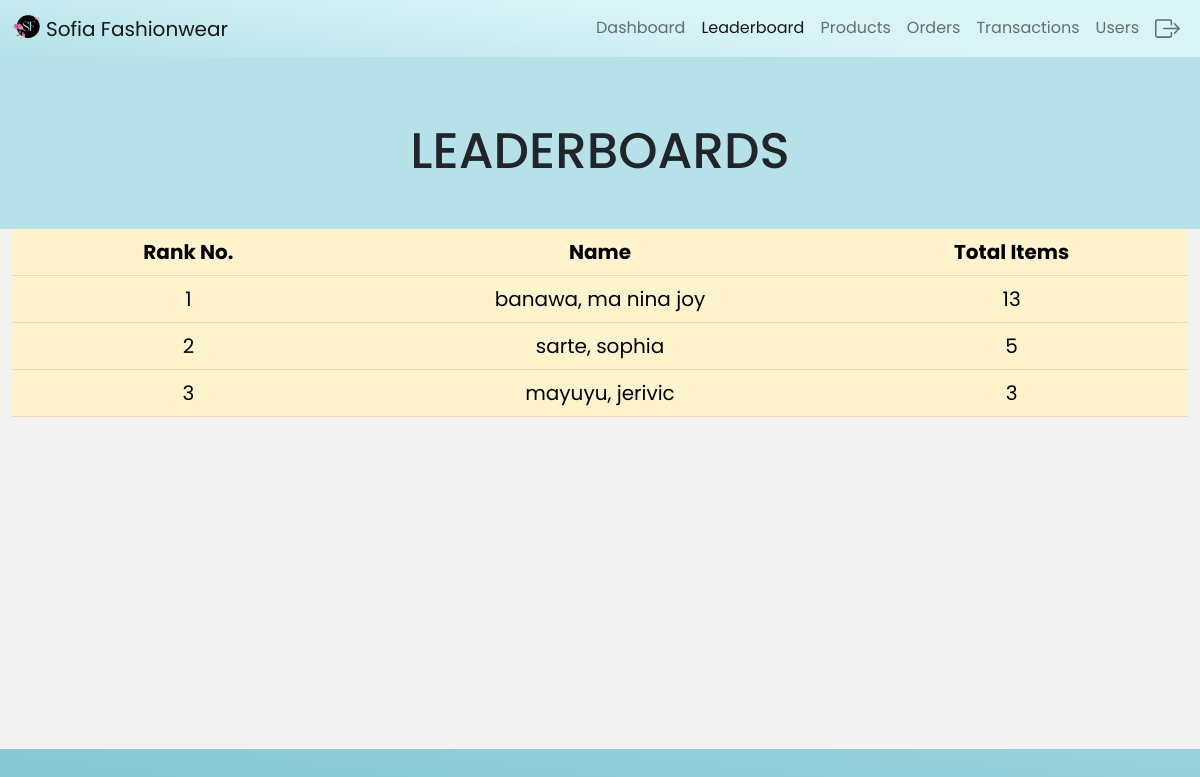
The page /leaderboardAdmin.php on the database its author committed.
### tables this page shows
CREATE TABLE `user_table` (
  `ID` int(11) NOT NULL,
  `name` varchar(70) NOT NULL,
  `address` varchar(150) NOT NULL,
  `phoneno` text NOT NULL,
  `email_add` varchar(100) NOT NULL,
  `username` varchar(150) NOT NULL,
  `password` varchar(150) NOT NULL
);

### leaderboardAdmin.php (the view, shortened to what this page needs)
<?php
	require('./config.php');
  include("include.php");
  $userquery = "";
?>
<!DOCTYPE html>
<html>
<head>
<link rel="stylesheet" type="text/css" href="order.css">
</head>
<body>
<nav class="navbar navbar-expand-lg  navbar-light bg-light">
            <div class="container-fluid">
               <a class="navbar-brand" href="index.php">
                  <img src="sofiaimages/sofia.png" alt="" style="height: 3vh;" class="d-inline-block align-text-top">
                  Sofia Fashionwear</a>
               <div class="collapse navbar-collapse" id="navbarNav">
                  <ul class="navbar-nav ms-auto mb-2 mb-lg-0">
                     <li class="nav-item">
                        <a class="nav-link" aria-current="page" href="adminindex.php">Dashboard</a>
                     </li>
                     <li class="nav-item">
                        <a class="nav-link active" aria-current="page" href="leaderboardAdmin.php">Leaderboard</a>
                     </li>
                     <li class="nav-item">
                        <a class="nav-link" aria-current="page" href="productsadmin.php">Products</a>
                     </li>
                     <li class="nav-item">
                        <a class="nav-link" aria-current="page" href="ordersadmin.php">Orders</a>
                     </li>
                     <li class="nav-item">
                        <a class="nav-link" aria-current="page" href="transactionadmin.php">Transactions</a>
                     </li>
                     <li class="nav-item">
                        <a class="nav-link" aria-current="page" href="usersadmin.php">Users</a>
                     </li>
                     <li class="nav-item" title="Logout">
                        <a class="nav-link" href="executionFile/logoutadmin.php" ; role="button">
                        </a>
                     </li>
                  </ul>
               </div>
            </div>
         </nav>
<div class="container-fluid mt-5"><center>
    <div class="row">
        <div class="col-12">
            <h1 style="font-size: 50px" class="mt-3 mb-5">LEADERBOARDS</h1>
        </div>
        <div class="col-12 overflow-auto" style="height: 65vh; background-color: #f2f2f2;">
        <div class="col-12">
            <table class="table table-warning">
                <th style="width: 30vh;">Rank No.</th>
                <th style="width: 40vh;">Name</th>
                <th style="width: 30vh;">Total Items</th>
                <?php
                    $query = "SELECT user_table.`ID` AS 'ID', user_table.`name` AS 'name', SUM(order_data.`qty`) AS 'total' FROM user_table INNER JOIN order_data ON user_table.`ID` = order_data.`customer_id` WHERE order_data.`order_status` = 'CLAIMED' AND order_data.`qty` >= 1 GROUP BY user_table.`name` ORDER BY SUM(order_data.`qty`) DESC LIMIT 20;";
                    $sql = mysqli_query($sqlcon,$query);
                    $counter = 0;
                    while ($row = mysqli_fetch_array($sql, MYSQLI_ASSOC)) {
                    $name = $row['name']; $total = $row['total']; $id = $row['ID']; $counter++;
                ?>
                <tr <?php
                if($userquery == $id){
                echo "class='table-danger'";}?>>
                <td><?php echo $counter?></td>
                <td><?php echo $name?></td>
                <td><?php echo $total?></td>
                <?php
                    }
                ?>
            </table>
        </div>
                </div>
    </div>
    </center>
</div>
</body>
</html>

### order.css (style rules this page uses)
* { font-family: 'Poppins', sans-serif; }
body { justify-content: center; align-items: center; min-height: 100vh; background: rgb(131,199,210); background: linear-gradient(7deg, rgba(131,199,210,1) 0%, rgba(183,225,232,1) 49%); overflow-x: hidden; }
* { margin: 0px; padding: 0px; }
.navbar { background: rgb(180,226,233); background: linear-gradient(7deg, rgba(180,226,233,1) 0%, rgba(217,243,247,1) 60%); }

### include.php (style rules this page uses)
* { font-family: 'Poppins', sans-serif; }

### leaderboardAdmin.php (style rules this page uses)
th, td { font-size: 20px; }
table { text-align: center; overflow: scroll; height: 50px; }

### rows shown on the page
user_table: name "banawa, ma nina joy", total "13"
user_table: name "sarte, sophia", total "5"
user_table: name "mayuyu, jerivic", total "3"
